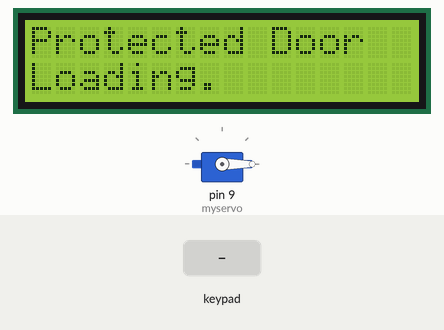
This sketch was run on a simulated Arduino Uno, built with avr-gcc and run on an emulated ATmega328P. Parts: servo, 16×2 character LCD. The inputs (shaded band) are chosen by the test bench.

Above: at 1.1 s.
At 10.2 s:
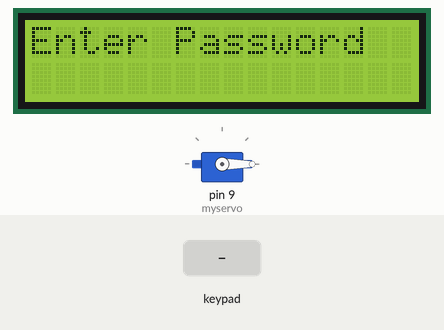
10.3 s: keypad keys 1 2 3 4 pressed 0.4 s apart
At 11.9 s:
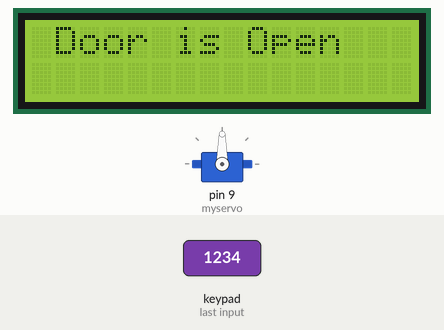
At 16.9 s:
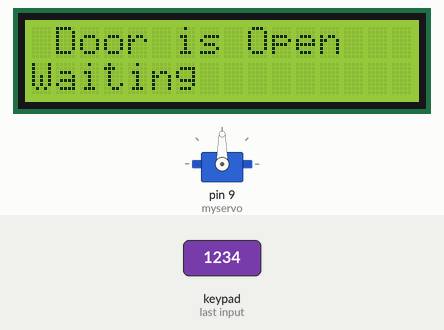
Timing chart, 0 to 28.0 s (numbered marks = the images above; inputs shaded):
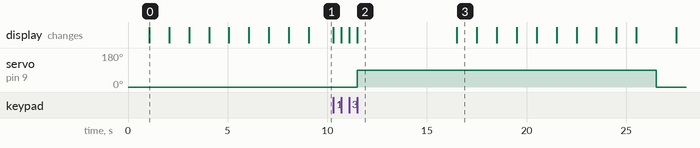

Measured:
- after the input at 10.3 s, servo on pin 9 (myservo): 0° → 90° after 1.2 s, → 0° 15.0 s later; the display: first changes at once (image 2 shows a later state)
- what the display in image 2 shows lasts 5.0 s, from 11.5 s to 16.5 s

The sketch:

sketch_apr25a.ino
```cpp
#include <Keypad.h>
#include <LiquidCrystal.h>
#include <Servo.h>

#define PL 5//for password length

Servo myservo;
LiquidCrystal lcd(A0, A1, A2, A3, A4, A5);

int pos = 0;

char Data[PL];
char Pass[PL] = "1234";
byte data_count = 0, Pass_count = 0;

bool Pass_is_good;
bool door = false;
char customKey;


/*---preparing keypad---*/

const byte ROWS = 4;
const byte COLS = 4;
char keys[ROWS][COLS] = {
  {'1', '2', '3', 'A'},
  {'4', '5', '6', 'B'},
  {'7', '8', '9', 'C'},
  {'*', '0', '#', 'D'}
};


byte rowPins[ROWS] = {0, 1, 2, 3};
byte colPins[COLS] = {4, 5, 6, 7};

Keypad customKeypad( makeKeymap(keys), rowPins, colPins, ROWS, COLS);


/*--- Main Action ---*/
void setup()
{
  myservo.attach(9, 2000, 2400);
  ServoClose();
  lcd.begin(16, 2);
  lcd.print("Protected Door");
  loading("Loading");
  lcd.clear();
}


void loop()
{
  if (door==true)
  {
    customKey = customKeypad.getKey();
    if(customKey=='#')
    {
      lcd.clear();
      ServoClose();
      lcd.print("Door is closed");
      delay(3000);
      door = false;
    }
  }
  else
    Open();

}

void loading(char msg[]){
  lcd.setCursor(0, 1);
  lcd.print(msg);

  for (int i = 0; i < 9; i++) {
    delay(1000);
    lcd.print(".");
  }
}

void clearData()
{
  while (data_count != 0)
  {
    Data[data_count--] = 0;
  }
  return;
}

void ServoClose()
{
  for(pos=90;pos>=0;pos-=10){
    myservo.write(pos);
  }
}

void ServoOpen()
{
  for(pos=0;pos<=90;pos+=10){
    myservo.write(pos);
  }
}

void Open()
{
  lcd.setCursor(0, 0);
  lcd.print("Enter Password");

  customKey = customKeypad.getKey();
  if(customKey)
  {
    Data[data_count] = customKey;
    lcd.setCursor(data_count, 1);
    lcd.print(Data[data_count]);
    data_count++;
  }

  if (data_count == PL - 1)
  {
    if (!strcmp(Data, Pass))
    {
      lcd.clear();
      ServoOpen();
      lcd.print(" Door is Open ");
      door = true;
      delay(5000);
      loading("Waiting");
      lcd.clear();
      lcd.print(" Time is up! ");
      delay(1000);
      ServoClose();
      door = false;
    }
    else
    {
      lcd.clear();
      lcd.print(" Wrong Password ");
      door = false;
    }
    delay(1000);
    lcd.clear();
    clearData();
  }
}
```
